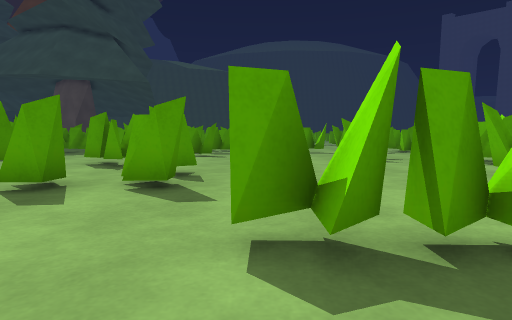
View 1 (above)

24 first-person views from a walk through a scene from a Unity 3-D project. The camera is 0.43 m above the floor, tilts 4° down and sees 75° across. The floor is counted in squares, 0.5 m on a side. Each view is taken from the middle of a square. On the plan, view 1 faces up. The plan holds only what a view shows up to about 11 squares ahead; the rest is blank. The place goes on beyond the plan. The player is left out.

View 2
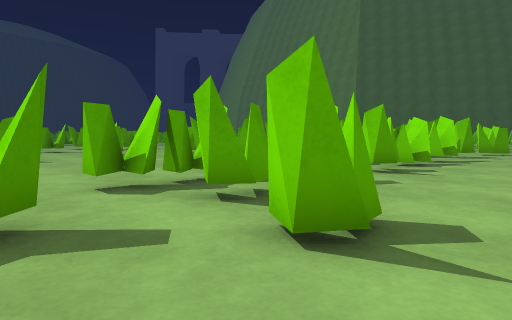

View 3
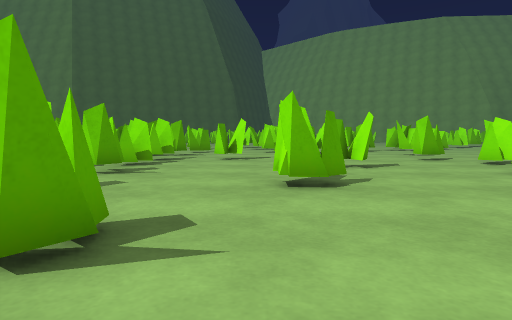

View 4
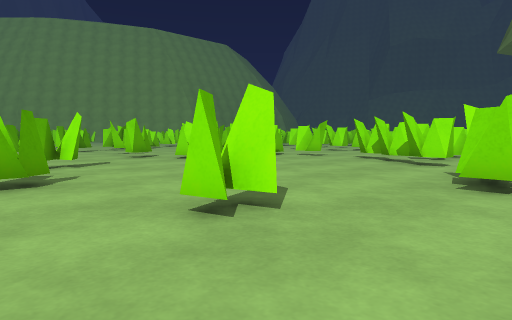

View 5
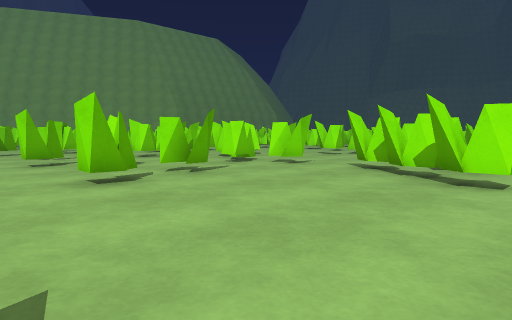

View 6
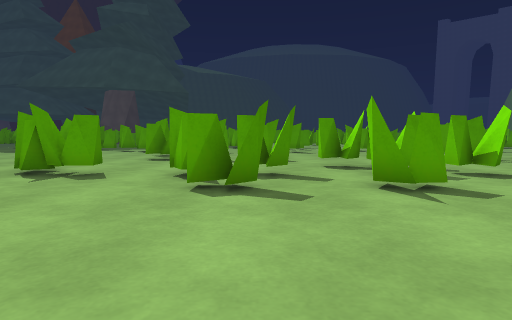

View 7
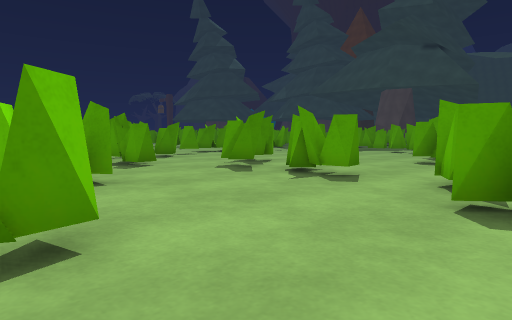

View 8
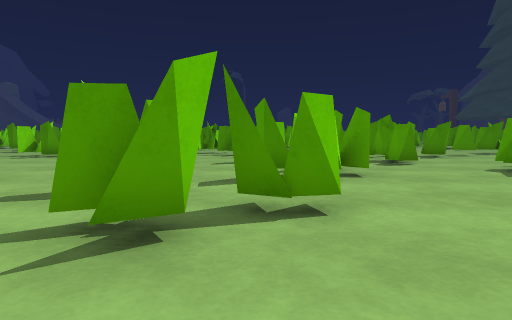

View 9
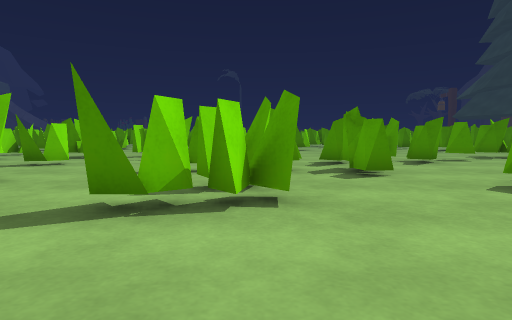

View 10
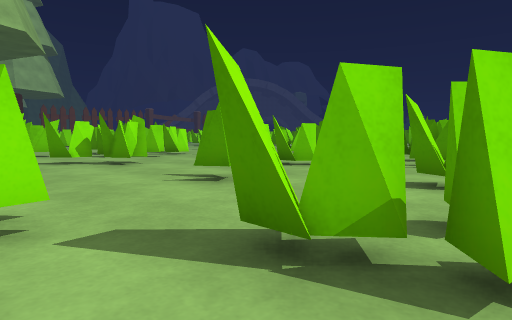

View 11
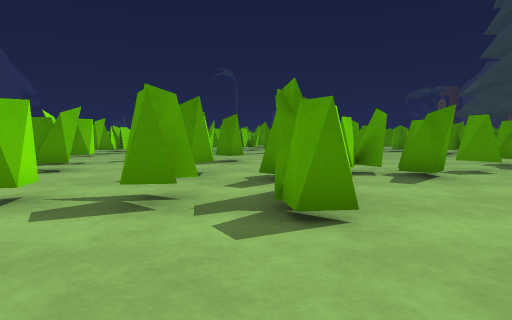

View 12
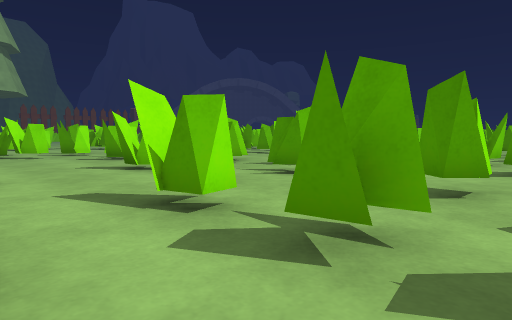

View 13
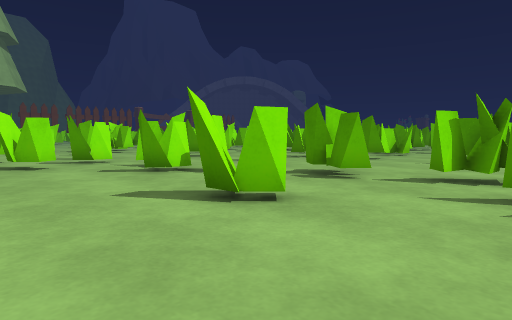

View 14
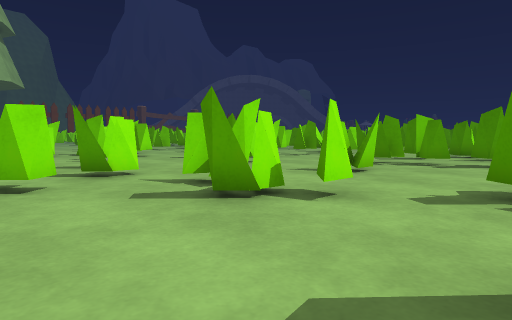

View 15
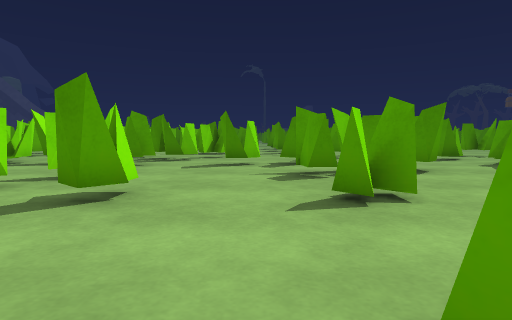

View 16
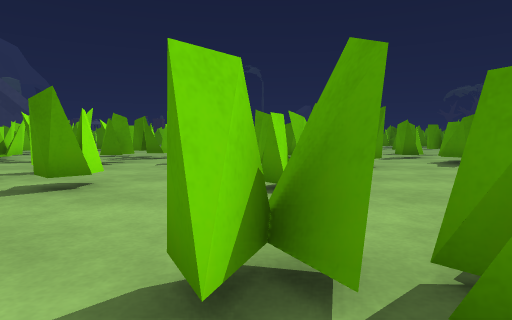

View 17
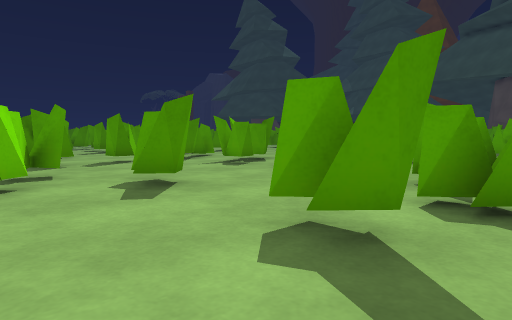

View 18
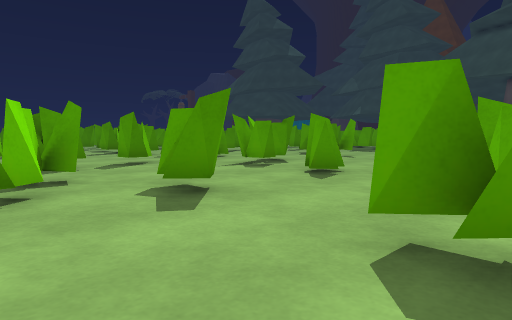

View 19
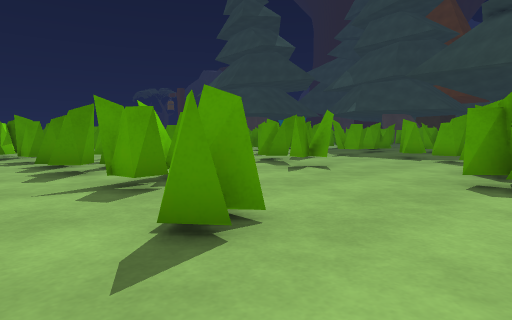

View 20
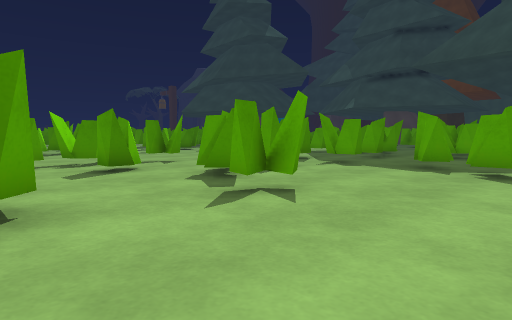

View 21
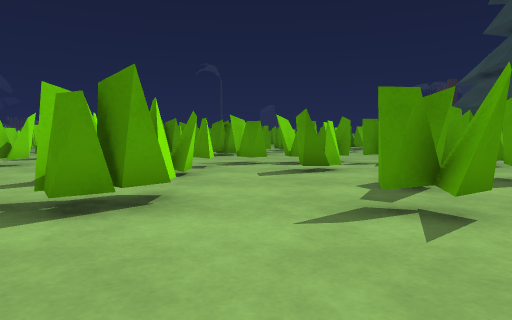

View 22
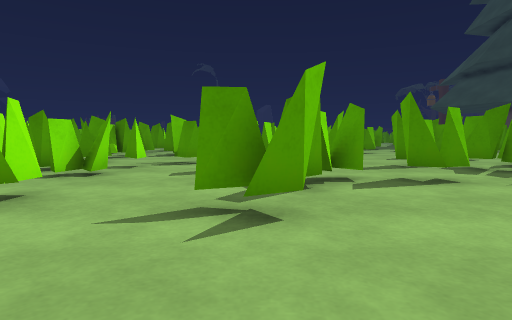

View 23
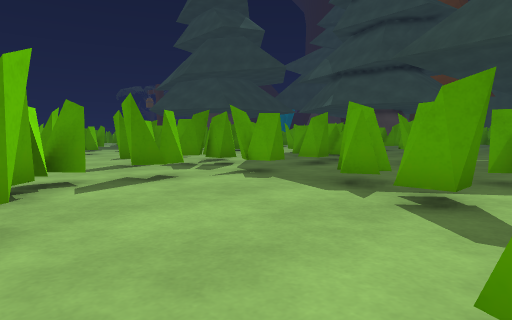

View 24
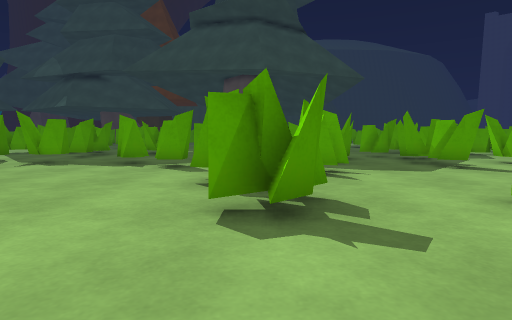

### Floor plan
Key: @ floor where view 1 was taken; # wall or solid block; x gap in a wall; . floor; = window, fence, low wall or low ledge; T thing the floor can be seen under or through.
Columns run from 30 left of view 1 to 11 right of it. Each row starts with its distance up from view 1.
 15       ....#
 14    #  ....#
 13   ####xx#..    #.##.#
 12  ##.....###   .=.##.
 11  ##.TT......  ...##.      # ..       ##
 10  #..TT......  #....     .## ..    .. ##
  9 ##..T=.....   .....     #.. .. .......
  8 #...TTTT...# .....      #...T........
  7 #.##.=TT.... #..          ..TT.... ##
  6 #=##........##..        ## TTT....
  5 ##..............        =#TTT....
  4 ####..##........       ... .......
  3    ##.##=.....T...     ... ...###...  #
  2 #  ###.##.....TT...  .# ... ..### ..  x
  1 #==###.##.##..TT....#####.###..###..#x###
  0   .........=..TT....=#.##.###.@###..#..#=#
 -1   ...#.........#xTT........##.##.........=
 -2 .#  .x.....=..=#.TT........=#.##........
 -3 .###.#....##..##.TT.....................
 -4  ###x#..#.....##.TT.###...........#.
 -5         ###......TT.###..............##
 -6            ......TT...#..##...#......##.
 -7            ...#...........#.............
 -8          ..##...........#................
 -9      ###...##......##...... #......##...#=
-10     .###.......##..##....   ##.....##.####
-11     ........##.=#.......     #......## #
-12      ..=....##.........      .......##..
-13        #......=........       = .......
-14        #......##...##..       ## .....
-15      ####.#=..##...###x       .###..#
-16     ##.##.##..#=... ##        .# #x.#
-17     ##........=..#.            # ..
-18      #.........####
-19     ......##..####
-20     .##.......##.#
-21     ######.

Positions as (right, up) in squares from view 1, and headings:
1: (0, 0), facing up
2: (-2, -3), facing up-right
3: (-2, -3), facing right
4: (-3, -3), facing down-right
5: (-1, -7), facing down-right
6: (-2, -7), facing up
7: (-2, -6), facing up-left
8: (-1, -6), facing left
9: (-4, -4), facing left
10: (-6, -4), facing down-left
11: (-8, -2), facing left
12: (-10, -2), facing down-left
13: (-11, -7), facing down-left
14: (-12, -11), facing down-left
15: (-15, -17), facing left
16: (-14, -16), facing left
17: (-14, -6), facing up-left
18: (-15, -6), facing up-left
19: (-17, -1), facing up-left
20: (-19, 3), facing up-left
21: (-19, 5), facing left
22: (-19, 7), facing left
23: (-19, 7), facing up-left
24: (-18, 2), facing up
